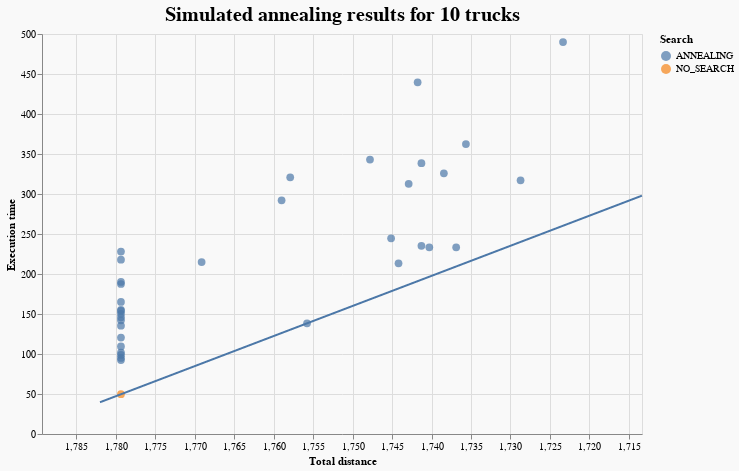

The notebook cell this image was saved under:
### Code cell
plot_results(annealing_greedy_10, annealing_tooltips, "Simulated annealing results for 10 trucks").properties(
    width=600, height=400, background="#F9F9F9"
)

### Figure 1 — Vega-Lite specification as saved in the notebook (floating-point values rounded to 4 significant figures; data arrays with more than 128 entries replaced by an {"elided": "..."} marker saying what was removed)
{"config": {"view": {"continuousWidth": 400, "continuousHeight": 300}}, "layer": [{"data": {"name": "data-bcfbde1ec3b5ef87892b86a5cfe9634e"}, "mark": {"type": "circle", "size": 60}, "encoding": {"color": {"field": "search", "title": "Search", "type": "nominal"}, "tooltip": [{"field": "heuristic", "title": "Heuristic", "type": "nominal"}, {"field": "search", "title": "Search", "type": "nominal"}, {"field": "base_solution", "title": "Base solution", "type": "nominal"}, {"field": "iterations", "title": "Iterations", "type": "quantitative"}, {"field": "TotalDistance", "title": "Total distance", "type": "quantitative"}, {"field": "execution_time", "title": "Execution time", "type": "quantitative"}, {"field": "temp_coef", "title": "Temp coef", "type": "quantitative"}], "x": {"field": "TotalDistance", "scale": {"domain": [1789.0, 1713.0]}, "title": "Total distance", "type": "quantitative"}, "y": {"field": "execution_time", "scale": {"domain": [39.7, 499.9]}, "title": "Execution time", "type": "quantitative"}}, "title": {"text": "Simulated annealing results for 10 trucks", "anchor": "middle", "fontSize": 20}}, {"data": {"name": "data-49d9a45911097e6517e4bbf66dda4a98"}, "mark": "line", "encoding": {"x": {"field": "x", "scale": {"domain": [1789.0, 1713.0]}, "type": "quantitative"}, "y": {"field": "y", "type": "quantitative"}}}], "background": "#F9F9F9", "height": 400, "width": 600, "$schema": "https://vega.github.io/schema/vega-lite/v4.17.0.json", "datasets": {"data-bcfbde1ec3b5ef87892b86a5cfe9634e": [{"Unnamed: 0": 1, "base_solution": "SIMPLE_GREEDY", "heuristic": "MOVE_IN_EXPORTATION", "search": "ANNEALING", "iterations": 5000.0, "temp_coef": 1e-05, "population_size": null, "mutation_probability": null, "tabu_queue_coef": null, "swap_any_to_generate": null, "TotalDistance": 1741.0, "TotalTime": 12.86, "UnusedTrucksCount": 0, "OrphansCount": 0, "execution_time": 338.5, "TotalFuel": 435.3, "TrucksCount": 10, "Relation": 0.1317}, {"Unnamed: 0": 8, "base_solution": "SIMPLE_GREEDY", "heuristic": "ANY_MOVE_EXPORTATION", "search": "ANNEALING", "iterations": 5000.0, "temp_coef": 0.0001, "population_size": null, "mutation_probability": null, "tabu_queue_coef": null, "swap_any_to_generate": null, "TotalDistance": 1742.0, "TotalTime": 12.73, "UnusedTrucksCount": 0, "OrphansCount": 0, "execution_time": 439.6, "TotalFuel": 435.4, "TrucksCount": 10, "Relation": 0.09636}, {"Unnamed: 0": 14, "base_solution": "SIMPLE_GREEDY", "heuristic": "ANY_EXPORTATION_TIME1", "search": "ANNEALING", "iterations": 3000.0, "temp_coef": 1e-05, "population_size": null, "mutation_probability": null, "tabu_queue_coef": null, "swap_any_to_generate": null, "TotalDistance": 1779.0, "TotalTime": 13.23, "UnusedTrucksCount": 0, "OrphansCount": 0, "execution_time": 98.84, "TotalFuel": 444.8, "TrucksCount": 10, "Relation": 0.0}, {"Unnamed: 0": 16, "base_solution": "SIMPLE_GREEDY", "heuristic": "ANY_EXPORTATION_TIME1", "search": "ANNEALING", "iterations": 5000.0, "temp_coef": 0.0001, "population_size": null, "mutation_probability": null, "tabu_queue_coef": null, "swap_any_to_generate": null, "TotalDistance": 1779.0, "TotalTime": 13.23, "UnusedTrucksCount": 0, "OrphansCount": 0, "execution_time": 190.1, "TotalFuel": 444.8, "TrucksCount": 10, "Relation": 0.0}, {"Unnamed: 0": 24, "base_solution": "SIMPLE_GREEDY", "heuristic": "ANY_MOVE_EXPORTATION_FIXED2", "search": "ANNEALING", "iterations": 3000.0, "temp_coef": 1e-05, "population_size": null, "mutation_probability": null, "tabu_queue_coef": null, "swap_any_to_generate": null, "TotalDistance": 1779.0, "TotalTime": 13.23, "UnusedTrucksCount": 0, "OrphansCount": 0, "execution_time": 120.6, "TotalFuel": 444.8, "TrucksCount": 10, "Relation": 0.0}, {"Unnamed: 0": 52, "base_solution": "SIMPLE_GREEDY", "heuristic": "MOVE_IN_EXPORTATION", "search": "ANNEALING", "iterations": 3000.0, "temp_coef": 0.0001, "population_size": null, "mutation_probability": null, "tabu_queue_coef": null, "swap_any_to_generate": null, "TotalDistance": 1744.0, "TotalTime": 12.88, "UnusedTrucksCount": 0, "OrphansCount": 0, "execution_time": 213.4, "TotalFuel": 436.0, "TrucksCount": 10, "Relation": 0.2147}, {"Unnamed: 0": 54, "base_solution": "SIMPLE_GREEDY", "heuristic": "ANY_EXPORTATION_PROB1", "search": "ANNEALING", "iterations": 3000.0, "temp_coef": 0.0001, "population_size": null, "mutation_probability": null, "tabu_queue_coef": null, "swap_any_to_generate": null, "TotalDistance": 1779.0, "TotalTime": 13.23, "UnusedTrucksCount": 0, "OrphansCount": 0, "execution_time": 145.9, "TotalFuel": 444.8, "TrucksCount": 10, "Relation": 0.0}, {"Unnamed: 0": 56, "base_solution": "SIMPLE_GREEDY", "heuristic": "ANY_EXPORTATION_TIME1", "search": "ANNEALING", "iterations": 5000.0, "temp_coef": 1e-05, "population_size": null, "mutation_probability": null, "tabu_queue_coef": null, "swap_any_to_generate": null, "TotalDistance": 1779.0, "TotalTime": 13.23, "UnusedTrucksCount": 0, "OrphansCount": 0, "execution_time": 95.03, "TotalFuel": 444.8, "TrucksCount": 10, "Relation": 0.0}, {"Unnamed: 0": 57, "base_solution": "SIMPLE_GREEDY", "heuristic": "ANY_MOVE_EXPORTATION", "search": "ANNEALING", "iterations": 3000.0, "temp_coef": 0.0001, "population_size": null, "mutation_probability": null, "tabu_queue_coef": null, "swap_any_to_generate": null, "TotalDistance": 1759.0, "TotalTime": 12.76, "UnusedTrucksCount": 0, "OrphansCount": 0, "execution_time": 292.1, "TotalFuel": 439.7, "TrucksCount": 10, "Relation": 0.0839}, {"Unnamed: 0": 70, "base_solution": "SIMPLE_GREEDY", "heuristic": "ANY_EXPORTATION", "search": "ANNEALING", "iterations": 3000.0, "temp_coef": 0.0001, "population_size": null, "mutation_probability": null, "tabu_queue_coef": null, "swap_any_to_generate": null, "TotalDistance": 1769.0, "TotalTime": 13.05, "UnusedTrucksCount": 0, "OrphansCount": 0, "execution_time": 214.9, "TotalFuel": 442.3, "TrucksCount": 10, "Relation": 0.06184}, {"Unnamed: 0": 85, "base_solution": "SIMPLE_GREEDY", "heuristic": "REMOVE_LOOPS_MOVE_EXPORTATION", "search": "ANNEALING", "iterations": 5000.0, "temp_coef": 1e-05, "population_size": null, "mutation_probability": null, "tabu_queue_coef": null, "swap_any_to_generate": null, "TotalDistance": 1736.0, "TotalTime": 12.84, "UnusedTrucksCount": 0, "OrphansCount": 0, "execution_time": 362.4, "TotalFuel": 433.9, "TrucksCount": 10, "Relation": 0.1397}, {"Unnamed: 0": 91, "base_solution": "SIMPLE_GREEDY", "heuristic": "ANY_MOVE_SWAP", "search": "ANNEALING", "iterations": 5000.0, "temp_coef": 1e-05, "population_size": null, "mutation_probability": null, "tabu_queue_coef": null, "swap_any_to_generate": null, "TotalDistance": 1779.0, "TotalTime": 13.23, "UnusedTrucksCount": 0, "OrphansCount": 0, "execution_time": 135.4, "TotalFuel": 444.8, "TrucksCount": 10, "Relation": 0.0}, {"Unnamed: 0": 99, "base_solution": "SIMPLE_GREEDY", "heuristic": "ANY_MOVE_EXPORTATION", "search": "ANNEALING", "iterations": 5000.0, "temp_coef": 1e-05, "population_size": null, "mutation_probability": null, "tabu_queue_coef": null, "swap_any_to_generate": null, "TotalDistance": 1723.0, "TotalTime": 12.72, "UnusedTrucksCount": 0, "OrphansCount": 0, "execution_time": 489.9, "TotalFuel": 430.8, "TrucksCount": 10, "Relation": 0.1272}, {"Unnamed: 0": 111, "base_solution": "SIMPLE_GREEDY", "heuristic": "ANY_MOVE_EXPORTATION_FIXED2", "search": "ANNEALING", "iterations": 3000.0, "temp_coef": 0.0001, "population_size": null, "mutation_probability": null, "tabu_queue_coef": null, "swap_any_to_generate": null, "TotalDistance": 1779.0, "TotalTime": 13.23, "UnusedTrucksCount": 0, "OrphansCount": 0, "execution_time": 165.1, "TotalFuel": 444.8, "TrucksCount": 10, "Relation": 0.0}, {"Unnamed: 0": 148, "base_solution": "SIMPLE_GREEDY", "heuristic": "ANY_MOVE_EXPORTATION_FIXED2", "search": "ANNEALING", "iterations": 5000.0, "temp_coef": 0.0001, "population_size": null, "mutation_probability": null, "tabu_queue_coef": null, "swap_any_to_generate": null, "TotalDistance": 1779.0, "TotalTime": 13.23, "UnusedTrucksCount": 0, "OrphansCount": 0, "execution_time": 228.1, "TotalFuel": 444.8, "TrucksCount": 10, "Relation": 0.0}, {"Unnamed: 0": 158, "base_solution": "SIMPLE_GREEDY", "heuristic": "REMOVE_LOOPS_MOVE_EXPORTATION", "search": "ANNEALING", "iterations": 5000.0, "temp_coef": 0.0001, "population_size": null, "mutation_probability": null, "tabu_queue_coef": null, "swap_any_to_generate": null, "TotalDistance": 1738.0, "TotalTime": 12.86, "UnusedTrucksCount": 0, "OrphansCount": 0, "execution_time": 325.9, "TotalFuel": 434.6, "TrucksCount": 10, "Relation": 0.148}, {"Unnamed: 0": 167, "base_solution": "SIMPLE_GREEDY", "heuristic": "ANY_MOVE_EXPORTATION", "search": "ANNEALING", "iterations": 3000.0, "temp_coef": 1e-05, "population_size": null, "mutation_probability": null, "tabu_queue_coef": null, "swap_any_to_generate": null, "TotalDistance": 1729.0, "TotalTime": 12.75, "UnusedTrucksCount": 0, "OrphansCount": 0, "execution_time": 317.0, "TotalFuel": 432.2, "TrucksCount": 10, "Relation": 0.1893}, {"Unnamed: 0": 170, "base_solution": "SIMPLE_GREEDY", "heuristic": "REMOVE_LOOPS_SWAP_ANY_EXPORTATION", "search": "ANNEALING", "iterations": 3000.0, "temp_coef": 1e-05, "population_size": null, "mutation_probability": null, "tabu_queue_coef": null, "swap_any_to_generate": null, "TotalDistance": 1779.0, "TotalTime": 13.23, "UnusedTrucksCount": 0, "OrphansCount": 0, "execution_time": 92.43, "TotalFuel": 444.8, "TrucksCount": 10, "Relation": 0.0}, {"Unnamed: 0": 173, "base_solution": "SIMPLE_GREEDY", "heuristic": "ANY_EXPORTATION_PROB1", "search": "ANNEALING", "iterations": 3000.0, "temp_coef": 1e-05, "population_size": null, "mutation_probability": null, "tabu_queue_coef": null, "swap_any_to_generate": null, "TotalDistance": 1779.0, "TotalTime": 13.23, "UnusedTrucksCount": 0, "OrphansCount": 0, "execution_time": 109.5, "TotalFuel": 444.8, "TrucksCount": 10, "Relation": 0.0}, {"Unnamed: 0": 215, "base_solution": "SIMPLE_GREEDY", "heuristic": "ANY_EXPORTATION", "search": "ANNEALING", "iterations": 5000.0, "temp_coef": 0.0001, "population_size": null, "mutation_probability": null, "tabu_queue_coef": null, "swap_any_to_generate": null, "TotalDistance": 1758.0, "TotalTime": 12.9, "UnusedTrucksCount": 0, "OrphansCount": 0, "execution_time": 320.9, "TotalFuel": 439.5, "TrucksCount": 10, "Relation": 0.07904}, {"Unnamed: 0": 216, "base_solution": "SIMPLE_GREEDY", "heuristic": "REMOVE_LOOPS_SWAP_ANY_EXPORTATION", "search": "ANNEALING", "iterations": 5000.0, "temp_coef": 1e-05, "population_size": null, "mutation_probability": null, "tabu_queue_coef": null, "swap_any_to_generate": null, "TotalDistance": 1756.0, "TotalTime": 13.01, "UnusedTrucksCount": 0, "OrphansCount": 0, "execution_time": 138.3, "TotalFuel": 438.9, "TrucksCount": 10, "Relation": 0.2658}, {"Unnamed: 0": 230, "base_solution": "SIMPLE_GREEDY", "heuristic": "REMOVE_LOOPS_MOVE_EXPORTATION", "search": "ANNEALING", "iterations": 3000.0, "temp_coef": 0.0001, "population_size": null, "mutation_probability": null, "tabu_queue_coef": null, "swap_any_to_generate": null, "TotalDistance": 1740.0, "TotalTime": 12.91, "UnusedTrucksCount": 0, "OrphansCount": 0, "execution_time": 233.3, "TotalFuel": 435.1, "TrucksCount": 10, "Relation": 0.2127}, {"Unnamed: 0": 250, "base_solution": "SIMPLE_GREEDY", "heuristic": "ANY_EXPORTATION_TIME1", "search": "ANNEALING", "iterations": 3000.0, "temp_coef": 0.0001, "population_size": null, "mutation_probability": null, "tabu_queue_coef": null, "swap_any_to_generate": null, "TotalDistance": 1779.0, "TotalTime": 13.23, "UnusedTrucksCount": 0, "OrphansCount": 0, "execution_time": 142.1, "TotalFuel": 444.8, "TrucksCount": 10, "Relation": 0.0}, {"Unnamed: 0": 256, "base_solution": "SIMPLE_GREEDY", "heuristic": "ANY_MOVE_SWAP", "search": "ANNEALING", "iterations": 5000.0, "temp_coef": 0.0001, "population_size": null, "mutation_probability": null, "tabu_queue_coef": null, "swap_any_to_generate": null, "TotalDistance": 1779.0, "TotalTime": 13.23, "UnusedTrucksCount": 0, "OrphansCount": 0, "execution_time": 217.9, "TotalFuel": 444.8, "TrucksCount": 10, "Relation": 0.0}, {"Unnamed: 0": 262, "base_solution": "SIMPLE_GREEDY", "heuristic": "ANY_MOVE_SWAP", "search": "ANNEALING", "iterations": 3000.0, "temp_coef": 0.0001, "population_size": null, "mutation_probability": null, "tabu_queue_coef": null, "swap_any_to_generate": null, "TotalDistance": 1779.0, "TotalTime": 13.23, "UnusedTrucksCount": 0, "OrphansCount": 0, "execution_time": 150.3, "TotalFuel": 444.8, "TrucksCount": 10, "Relation": 0.0}, {"Unnamed: 0": 289, "base_solution": "SIMPLE_GREEDY", "heuristic": "ANY_EXPORTATION", "search": "ANNEALING", "iterations": 5000.0, "temp_coef": 1e-05, "population_size": null, "mutation_probability": null, "tabu_queue_coef": null, "swap_any_to_generate": null, "TotalDistance": 1748.0, "TotalTime": 12.84, "UnusedTrucksCount": 0, "OrphansCount": 0, "execution_time": 343.0, "TotalFuel": 436.9, "TrucksCount": 10, "Relation": 0.1075}, {"Unnamed: 0": 309, "base_solution": "SIMPLE_GREEDY", "heuristic": null, "search": "NO_SEARCH", "iterations": null, "temp_coef": null, "population_size": null, "mutation_probability": null, "tabu_queue_coef": null, "swap_any_to_generate": null, "TotalDistance": 1779.0, "TotalTime": 13.23, "UnusedTrucksCount": 0, "OrphansCount": 0, "execution_time": 49.7, "TotalFuel": 444.8, "TrucksCount": 10, "Relation": 0.0}, {"Unnamed: 0": 313, "base_solution": "SIMPLE_GREEDY", "heuristic": "REMOVE_LOOPS_SWAP_ANY_EXPORTATION", "search": "ANNEALING", "iterations": 5000.0, "temp_coef": 0.0001, "population_size": null, "mutation_probability": null, "tabu_queue_coef": null, "swap_any_to_generate": null, "TotalDistance": 1779.0, "TotalTime": 13.23, "UnusedTrucksCount": 0, "OrphansCount": 0, "execution_time": 155.0, "TotalFuel": 444.8, "TrucksCount": 10, "Relation": 0.0}, {"Unnamed: 0": 315, "base_solution": "SIMPLE_GREEDY", "heuristic": "MOVE_IN_EXPORTATION", "search": "ANNEALING", "iterations": 5000.0, "temp_coef": 0.0001, "population_size": null, "mutation_probability": null, "tabu_queue_coef": null, "swap_any_to_generate": null, "TotalDistance": 1743.0, "TotalTime": 12.88, "UnusedTrucksCount": 0, "OrphansCount": 0, "execution_time": 312.7, "TotalFuel": 435.7, "TrucksCount": 10, "Relation": 0.1385}, {"Unnamed: 0": 319, "base_solution": "SIMPLE_GREEDY", "heuristic": "ANY_EXPORTATION_PROB1", "search": "ANNEALING", "iterations": 5000.0, "temp_coef": 1e-05, "population_size": null, "mutation_probability": null, "tabu_queue_coef": null, "swap_any_to_generate": null, "TotalDistance": 1779.0, "TotalTime": 13.23, "UnusedTrucksCount": 0, "OrphansCount": 0, "execution_time": 101.8, "TotalFuel": 444.8, "TrucksCount": 10, "Relation": 0.0}, {"Unnamed: 0": 333, "base_solution": "SIMPLE_GREEDY", "heuristic": "ANY_MOVE_SWAP", "search": "ANNEALING", "iterations": 3000.0, "temp_coef": 1e-05, "population_size": null, "mutation_probability": null, "tabu_queue_coef": null, "swap_any_to_generate": null, "TotalDistance": 1779.0, "TotalTime": 13.23, "UnusedTrucksCount": 0, "OrphansCount": 0, "execution_time": 153.9, "TotalFuel": 444.8, "TrucksCount": 10, "Relation": 0.0}, {"Unnamed: 0": 353, "base_solution": "SIMPLE_GREEDY", "heuristic": "MOVE_IN_EXPORTATION", "search": "ANNEALING", "iterations": 3000.0, "temp_coef": 1e-05, "population_size": null, "mutation_probability": null, "tabu_queue_coef": null, "swap_any_to_generate": null, "TotalDistance": 1741.0, "TotalTime": 12.86, "UnusedTrucksCount": 0, "OrphansCount": 0, "execution_time": 235.3, "TotalFuel": 435.3, "TrucksCount": 10, "Relation": 0.205}, {"Unnamed: 0": 368, "base_solution": "SIMPLE_GREEDY", "heuristic": "ANY_EXPORTATION", "search": "ANNEALING", "iterations": 3000.0, "temp_coef": 1e-05, "population_size": null, "mutation_probability": null, "tabu_queue_coef": null, "swap_any_to_generate": null, "TotalDistance": 1745.0, "TotalTime": 12.81, "UnusedTrucksCount": 0, "OrphansCount": 0, "execution_time": 244.7, "TotalFuel": 436.3, "TrucksCount": 10, "Relation": 0.1754}, {"Unnamed: 0": 372, "base_solution": "SIMPLE_GREEDY", "heuristic": "REMOVE_LOOPS_MOVE_EXPORTATION", "search": "ANNEALING", "iterations": 3000.0, "temp_coef": 1e-05, "population_size": null, "mutation_probability": null, "tabu_queue_coef": null, "swap_any_to_generate": null, "TotalDistance": 1737.0, "TotalTime": 12.84, "UnusedTrucksCount": 0, "OrphansCount": 0, "execution_time": 233.3, "TotalFuel": 434.2, "TrucksCount": 10, "Relation": 0.2312}, {"Unnamed: 0": 376, "base_solution": "SIMPLE_GREEDY", "heuristic": "ANY_EXPORTATION_PROB1", "search": "ANNEALING", "iterations": 5000.0, "temp_coef": 0.0001, "population_size": null, "mutation_probability": null, "tabu_queue_coef": null, "swap_any_to_generate": null, "TotalDistance": 1779.0, "TotalTime": 13.23, "UnusedTrucksCount": 0, "OrphansCount": 0, "execution_time": 187.5, "TotalFuel": 444.8, "TrucksCount": 10, "Relation": 0.0}], "data-49d9a45911097e6517e4bbf66dda4a98": {"elided": "2583 records"}}}
